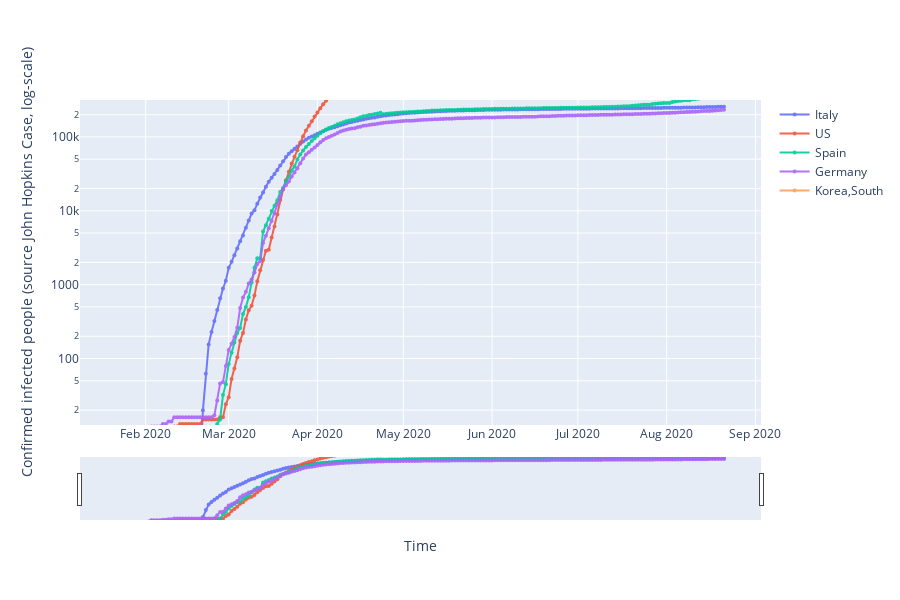

The notebook cell saved with this chart:
### Code cell
## defines how to plot the individual trace
for each in country_list:
    fig.add_trace(go.Scatter(x=df_plot.date,
                        y=df_plot[each],
                        mode='markers+lines',
                        opacity=0.9,
                        line_width=2,
                        marker_size=4,     
                        name=each     
                        )
             )

## defines the overall layout properties
fig.update_layout(
    width=900,
    height=600,
    xaxis_title="Time",
    yaxis_title="Confirmed infected people (source John Hopkins Case, log-scale)",
)
fig.update_yaxes(type="log",range=[1.1,5.5])
fig.update_layout(xaxis_rangeslider_visible=True)

### Figure 1 — Plotly figure (JSON) as saved in the notebook; plotly's stock layout.template omitted (floating-point values rounded to 4 significant figures; data arrays with more than 128 entries replaced by an {"elided": "..."} marker saying what was removed)
{"data": [{"line": {"width": 2}, "marker": {"size": 4}, "mode": "markers+lines", "name": "Italy", "opacity": 0.9, "type": "scatter", "x": {"elided": "213 str values"}, "y": {"elided": "213 int values"}}, {"line": {"width": 2}, "marker": {"size": 4}, "mode": "markers+lines", "name": "US", "opacity": 0.9, "type": "scatter", "x": {"elided": "213 str values"}, "y": {"elided": "213 int values"}}, {"line": {"width": 2}, "marker": {"size": 4}, "mode": "markers+lines", "name": "Spain", "opacity": 0.9, "type": "scatter", "x": {"elided": "213 str values"}, "y": {"elided": "213 int values"}}, {"line": {"width": 2}, "marker": {"size": 4}, "mode": "markers+lines", "name": "Germany", "opacity": 0.9, "type": "scatter", "x": {"elided": "213 str values"}, "y": {"elided": "213 int values"}}, {"line": {"width": 2}, "marker": {"size": 4}, "mode": "markers+lines", "name": "Korea,South", "opacity": 0.9, "type": "scatter", "x": {"elided": "213 str values"}, "y": {"elided": "213 int values"}}], "layout": {"height": 600, "width": 900, "xaxis": {"rangeslider": {"visible": true}, "title": {"text": "Time"}}, "yaxis": {"range": [1.1, 5.5], "title": {"text": "Confirmed infected people (source John Hopkins Case, log-scale)"}, "type": "log"}}}
